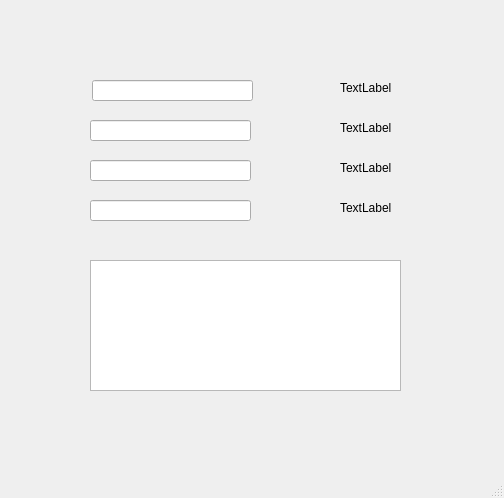
<?xml version="1.0" encoding="UTF-8"?>
<ui version="4.0">
 <class>MainWindow</class>
 <widget class="QMainWindow" name="MainWindow">
  <property name="geometry">
   <rect>
    <x>0</x>
    <y>0</y>
    <width>504</width>
    <height>498</height>
   </rect>
  </property>
  <property name="windowTitle">
   <string>MainWindow</string>
  </property>
  <widget class="QWidget" name="centralwidget">
   <widget class="QLabel" name="label">
    <property name="geometry">
     <rect>
      <x>340</x>
      <y>80</y>
      <width>59</width>
      <height>16</height>
     </rect>
    </property>
    <property name="text">
     <string>TextLabel</string>
    </property>
   </widget>
   <widget class="QLabel" name="label_2">
    <property name="geometry">
     <rect>
      <x>340</x>
      <y>120</y>
      <width>59</width>
      <height>16</height>
     </rect>
    </property>
    <property name="text">
     <string>TextLabel</string>
    </property>
   </widget>
   <widget class="QLabel" name="label_3">
    <property name="geometry">
     <rect>
      <x>340</x>
      <y>160</y>
      <width>59</width>
      <height>16</height>
     </rect>
    </property>
    <property name="text">
     <string>TextLabel</string>
    </property>
   </widget>
   <widget class="QLabel" name="label_4">
    <property name="geometry">
     <rect>
      <x>340</x>
      <y>200</y>
      <width>59</width>
      <height>16</height>
     </rect>
    </property>
    <property name="text">
     <string>TextLabel</string>
    </property>
   </widget>
   <widget class="QLineEdit" name="lineEdit">
    <property name="geometry">
     <rect>
      <x>92</x>
      <y>80</y>
      <width>161</width>
      <height>21</height>
     </rect>
    </property>
   </widget>
   <widget class="QLineEdit" name="lineEdit_2">
    <property name="geometry">
     <rect>
      <x>90</x>
      <y>120</y>
      <width>161</width>
      <height>21</height>
     </rect>
    </property>
   </widget>
   <widget class="QLineEdit" name="lineEdit_3">
    <property name="geometry">
     <rect>
      <x>90</x>
      <y>160</y>
      <width>161</width>
      <height>21</height>
     </rect>
    </property>
   </widget>
   <widget class="QLineEdit" name="lineEdit_4">
    <property name="geometry">
     <rect>
      <x>90</x>
      <y>200</y>
      <width>161</width>
      <height>21</height>
     </rect>
    </property>
   </widget>
   <widget class="QTextEdit" name="textEdit">
    <property name="geometry">
     <rect>
      <x>90</x>
      <y>260</y>
      <width>311</width>
      <height>131</height>
     </rect>
    </property>
   </widget>
  </widget>
  <widget class="QMenuBar" name="menubar">
   <property name="geometry">
    <rect>
     <x>0</x>
     <y>0</y>
     <width>504</width>
     <height>22</height>
    </rect>
   </property>
  </widget>
  <widget class="QStatusBar" name="statusbar"/>
 </widget>
 <resources/>
 <connections/>
</ui>
